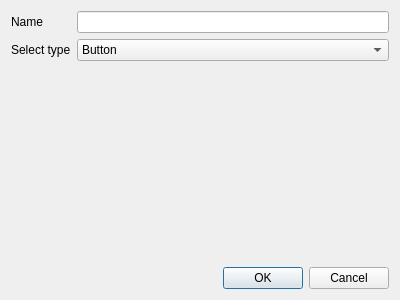
<?xml version="1.0" encoding="UTF-8"?>
<ui version="4.0">
 <class>ConfigInputDialog</class>
 <widget class="QDialog" name="ConfigInputDialog">
  <property name="geometry">
   <rect>
    <x>0</x>
    <y>0</y>
    <width>400</width>
    <height>300</height>
   </rect>
  </property>
  <property name="windowTitle">
   <string>Dialog</string>
  </property>
  <layout class="QVBoxLayout" name="verticalLayout">
   <item>
    <layout class="QGridLayout" name="gridLayout">
     <item row="3" column="0" colspan="2">
      <spacer name="verticalSpacer">
       <property name="orientation">
        <enum>Qt::Vertical</enum>
       </property>
       <property name="sizeHint" stdset="0">
        <size>
         <width>20</width>
         <height>40</height>
        </size>
       </property>
      </spacer>
     </item>
     <item row="0" column="1">
      <widget class="QLineEdit" name="editName"/>
     </item>
     <item row="0" column="0">
      <widget class="QLabel" name="label">
       <property name="text">
        <string>Name</string>
       </property>
      </widget>
     </item>
     <item row="4" column="0" colspan="2">
      <widget class="QDialogButtonBox" name="buttonBox">
       <property name="standardButtons">
        <set>QDialogButtonBox::Cancel|QDialogButtonBox::Ok</set>
       </property>
      </widget>
     </item>
     <item row="1" column="0">
      <widget class="QLabel" name="label_2">
       <property name="text">
        <string>Select type</string>
       </property>
      </widget>
     </item>
     <item row="1" column="1">
      <widget class="QComboBox" name="comboType">
       <item>
        <property name="text">
         <string>Button</string>
        </property>
       </item>
       <item>
        <property name="text">
         <string>Fader</string>
        </property>
       </item>
      </widget>
     </item>
    </layout>
   </item>
  </layout>
 </widget>
 <resources/>
 <connections/>
</ui>
